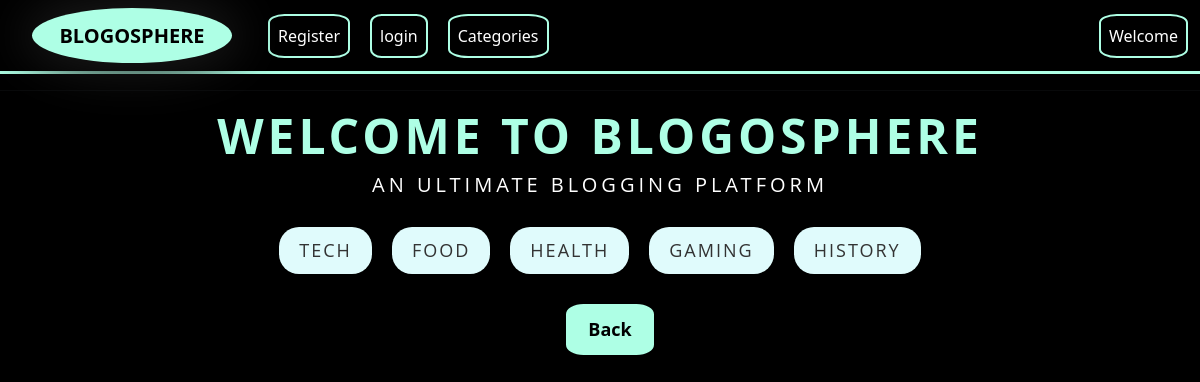
The page /categories/ on the database as committed earlier.
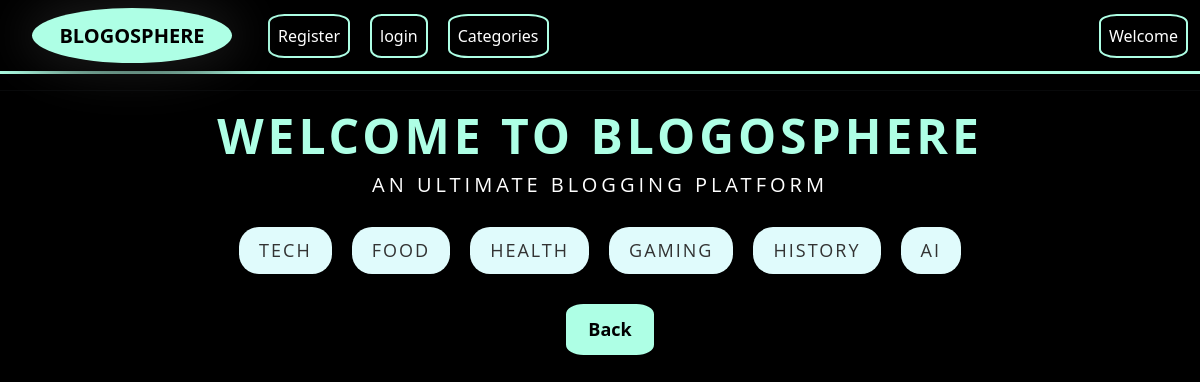
The same page on the database as committed later.
### blogs/models.py (models this page shows, shortened)
class Category(models.Model):
    name=models.CharField(max_length=200,default="")

### blogs/views.py (the view)
# urls.py: path('categories/', views.category_list, name='filter'),
def category_list(request):
    categories = Category.objects.all()
    return render(request, 'filter.html', {'categories': categories})

### templates/filter.html (shortened to what this page needs)
<!DOCTYPE html>
<html lang="en">
<head>
  <link rel="stylesheet" type="text/css" href="/static/css/pain..css">
  <link rel="stylesheet" href="https://cdnjs.cloudflare.com/ajax/libs/font-awesome/4.7.0/css/font-awesome.min.css">
</head>
<body>
  {% include "base.html" %}
  {% block content %}
  <h1 style="text-align: center; text-shadow: 4px 2px black; font-family: 'Open Sans', sans-serif; font-size: 48px; font-weight: bold; color: rgb(174, 255, 229); text-transform: uppercase; letter-spacing: 4px;">
    WELCOME TO BLOGOSPHERE
  </h1>
  <h5 style="text-align: center; text-shadow: 2px 2px rgb(0, 0, 0); font-family: 'Open Sans', sans-serif; color: rgb(255, 255, 255); text-transform: uppercase; letter-spacing: 4px;">
    An Ultimate Blogging platform
  </h5>
  <div class="category">
    {% for category in categories %}
    <a href="{% url 'category' category.name %}">{{ category.name }}</a>
    {% endfor %}
  </div>
  <div class="d-flex justify-content-center container">
    <a class="read-more" style="position: relative;" href="{%url 'Home'%}">Back</a>
  </div>
  {% endblock %}
</body>
</html>

Rows that differ between the two databases and show on the page:
added Category: name "AI"
